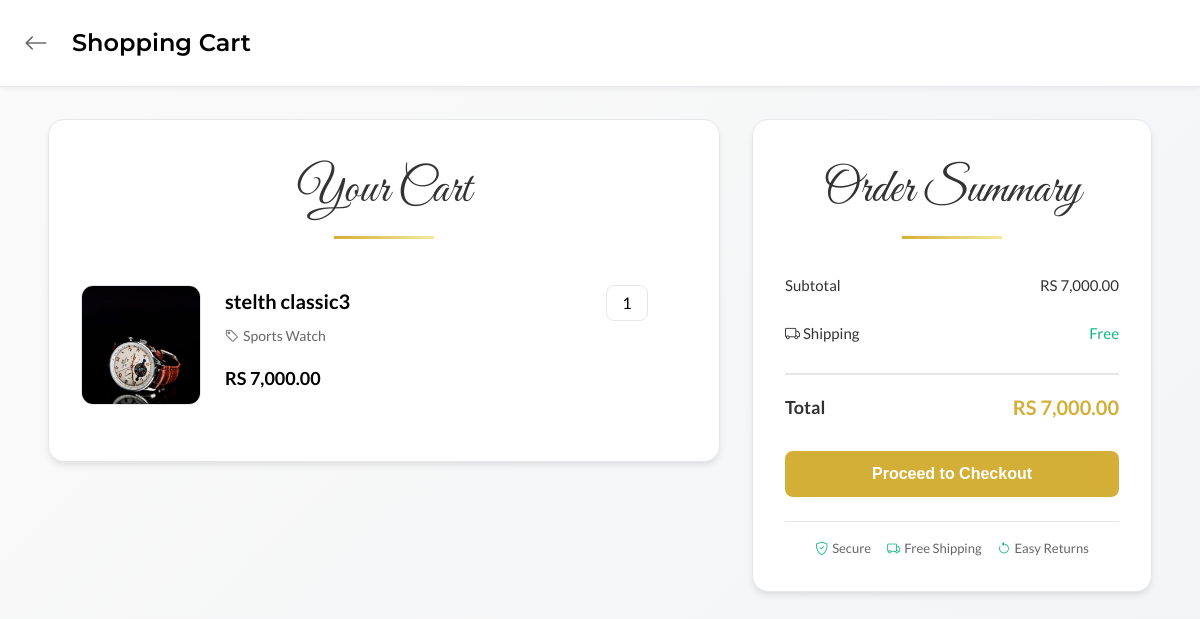
The app's page /description.php?product_id=6 (signed in) with its own data.
### tables this page shows
CREATE TABLE `addproduct` (
  `id` int(11) NOT NULL,
  `pimage` varchar(255) NOT NULL,
  `pname` varchar(255) NOT NULL,
  `pcategory` varchar(255) NOT NULL,
  `pprice` decimal(10,2) NOT NULL,
  `createdat` timestamp NOT NULL DEFAULT current_timestamp() ON UPDATE current_timestamp()
);

### description.php (the view, shortened to what this page needs)
<?php
include_once('./config/config.php');
$id = (int)$_GET['product_id'];
$query  = "SELECT * FROM addproduct WHERE id=$id";
$result = mysqli_query($con,$query);
$row = mysqli_fetch_assoc($result);
?>
<!DOCTYPE html>
<html lang="en">
<head>
<link href="https://cdnjs.cloudflare.com/ajax/libs/bootstrap-icons/1.10.5/font/bootstrap-icons.css" rel="stylesheet">
<link rel="stylesheet" href="./css/description.css" />
<link rel="stylesheet" href="./css/style.css" />
</head>
<body>
<div class="header">
  <div class="header-content">
    <a href="./product.php" class="back-btn"><i class="bi bi-arrow-left"></i></a>
    <h1 class="header-title">Shopping Cart</h1>
  </div>
</div>
<section class="cart-section">
<div class="container">
<div class="cart-wrapper">
<div class="cart-items">
<h2 class="section-title">Your Cart</h2>
<div class="cart-product">
  <img src="./images/product/<?php echo $row['pimage']; ?>"
       alt="<?php echo $row['pname']; ?>" class="product-thumb" />
  <div class="product-info">
    <h3 class="product-title"><?php echo $row['pname']; ?></h3>
    <div class="product-meta">
      <span class="meta-item"><i class="bi bi-tag"></i><?php echo $row['pcategory']; ?></span>
    </div>
    <div class="product-price" id="unitprice" data-price="<?php echo $row['pprice']; ?>">
      RS <?php echo number_format($row['pprice'],2); ?>
    </div>
  </div>
  <div class="product-actions">
    <div class="quantity-control">
      <span class="quantity" id="quantity">1</span>
    </div>
  </div>
</div>
</div>
<div class="order-summary-box">
<h2 class="section-title">Order Summary</h2>
<div class="summary-item">
  <span>Subtotal</span>
  <span class="summary-price" id="subtotal">RS <?php echo number_format($row['pprice'],2); ?></span>
</div>
<div class="summary-item">
  <span><i class="bi bi-truck"></i> Shipping</span>
  <span style="color: var(--color-green); font-weight:500;">Free</span>
</div>
<div class="summary-item total">
  <strong>Total</strong>
  <strong class="summary-total" id="total">RS <?php echo number_format($row['pprice'],2); ?></strong>
</div>
<form action="checkout.php" method="POST">
  <button class="btn btn-primary btn-block" type="submit">Proceed to Checkout</button>
</form>
<div class="trust-indicators">
  <div class="trust-item"><i class="bi bi-shield-check"></i><span>Secure</span></div>
  <div class="trust-item"><i class="bi bi-truck"></i><span>Free Shipping</span></div>
  <div class="trust-item"><i class="bi bi-arrow-counterclockwise"></i><span>Easy Returns</span></div>
</div>
</div>
</div>
</div>
</section>
</body>
</html>

### css/description.css (style rules this page uses)
* { margin: 0; padding: 0; box-sizing: border-box; }
body { font-family: var(--font-secondary); background: linear-gradient(135deg, var(--color-bg) 0%, #f3f4f6 100%); color: var(--color-text); line-height: 1.6; min-height: 100vh; overflow-x: hidden; }
.header { background: var(--color-light); border-bottom: 1px solid var(--color-border); padding: 16px 0; position: sticky; top: 0; z-index: 100; box-shadow: 0 2px 6px rgba(0,0,0,0.05); }
.header-content { max-width: 1200px; margin: 0 auto; padding: 0 16px; display: flex; align-items: center; gap: 16px; }
.back-btn { background: none; border: none; color: var(--color-secondary-text); font-size: 24px; cursor: pointer; padding: 8px; border-radius: var(--radius-sm); transition: all 0.2s ease; }
.header-title { font-family: var(--font-primary); font-size: 24px; color: var(--color-dark); font-weight: 600; }
.cart-section { padding: 32px 16px; min-height: calc(100vh - 80px); }
.container { max-width: 1200px; margin: 0 auto; }
.cart-wrapper { display: grid; grid-template-columns: 1fr 400px; gap: 32px; align-items: start; }
.cart-items { background: var(--color-light); border-radius: var(--radius-lg); padding: 32px; box-shadow: var(--shadow-md); border: 1px solid var(--color-border); }
.section-title { font-family: var(--font-primary); font-size: 28px; font-weight: 600; margin-bottom: 24px; color: var(--color-dark); }
.cart-product { display: flex; gap: 24px; padding: 24px 0; border-bottom: 1px solid var(--color-border); position: relative; transition: all 0.2s ease; }
.cart-product:last-child { border-bottom: none; }
.product-thumb { width: 120px; height: 120px; border-radius: var(--radius-md); object-fit: cover; border: 1px solid var(--color-border); transition: transform 0.2s ease; }
.product-info { flex-grow: 1; display: flex; flex-direction: column; gap: 8px; }
.product-title { font-size: 20px; font-weight: 600; color: var(--color-dark); }
.product-meta { font-size: 14px; color: var(--color-secondary-text); display: flex; gap: 12px; flex-wrap: wrap; }
.meta-item { display: flex; align-items: center; gap: 4px; }
.product-price { font-weight: 600; font-size: 18px; color: var(--color-dark); margin-top: 8px; }
.product-actions { display: flex; flex-direction: column; align-items: center; gap: 16px; min-width: 120px; }
.quantity-control { display: flex; align-items: center; border: 1px solid var(--color-border); border-radius: var(--radius-sm); padding: 4px 8px; gap: 12px; background: var(--color-light); }
.quantity { font-weight: 500; color: var(--color-dark); min-width: 24px; text-align: center; }
.order-summary-box { background: var(--color-light); border-radius: var(--radius-lg); padding: 32px; box-shadow: var(--shadow-md); border: 1px solid var(--color-border); height: fit-content; position: sticky; top: 100px; }
.summary-item { display: flex; justify-content: space-between; align-items: center; padding: 12px 0; font-size: 15px; }
.summary-item.total { font-size: 18px; border-top: 2px solid var(--color-border); margin-top: 16px; padding-top: 16px; margin-bottom: 16px; }
.summary-price { font-weight: 500; }
.summary-total { font-size: 20px; color: var(--color-gold); font-weight: 600; }
.btn { width: 100%; padding: 14px; font-size: 16px; font-weight: 600; border-radius: var(--radius-sm); cursor: pointer; display: inline-flex; align-items: center; justify-content: center; transition: all 0.2s ease; text-decoration: none; text-align: center; }
.btn-primary { background: var(--color-gold); color: var(--color-light); border: none; }
.trust-indicators { display: flex; align-items: center; justify-content: center; gap: 16px; margin-top: 24px; padding-top: 16px; border-top: 1px solid var(--color-border); flex-wrap: wrap; }
.trust-item { display: flex; align-items: center; gap: 4px; font-size: 13px; color: var(--color-secondary-text); }
.trust-item i { color: var(--color-green); }
.cart-product { animation: fadeIn 0.3s ease-out; }

### records on screen
addproduct: pimage (picture), pname "stelth classic3", pcategory "Sports Watch", pprice "7,000.00"
